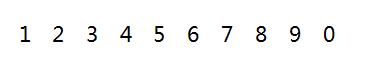
//> input picture images/td1.png, 367 x 62 px
$ ./140案例_识别0_9印刷体数字__Part2   (built with g++ and OpenCV 4)
//> lines starting //> are read from the running program, lines starting //| are printed output that depends on the picture; after the words box and inside, x2 and y2 are one past the last pixel; in counts of white or black regions, pixels touching at a corner belong together
#include <opencv2/opencv.hpp>
#include <iostream>

using namespace cv;
using namespace std;

vector<String> labels;
vector<vector<float>> text_features;
vector<float> extractFeatureData(Mat &txtImage);
float getWeightBlackNumber(Mat &data, float width, float height, float x, float y, float xstep, float ystep);
void train_data();
void test_data();
int predictDigit(vector<float> &vf);
int main(int argc, char** argv) {
	Mat src = imread("D:/images/td1.png");
//> src is the input picture: 62 rows x 367 cols, CV_8UC3; mean B, G, R 247.8, 247.8, 247.8
	if (src.empty()) {
		printf("could not load image...\n");
		return -1;
	}
	namedWindow("input image", WINDOW_AUTOSIZE);
	imshow("input image", src);

	// 训练
	train_data();

	// 测试
	test_data();

	waitKey(0);
	return 0;
}

void test_data() {
	Mat src1 = imread("D:/images/digit-02.png");
	imshow("input image", src1);

	Mat gray, binary;
	cvtColor(src1, gray, COLOR_BGR2GRAY);
	threshold(gray, binary, 0, 255, THRESH_BINARY_INV | THRESH_OTSU);

	vector<vector<Point>> contours;
	vector<Vec4i> hiearchy;
	findContours(binary.clone(), contours, hiearchy, RETR_EXTERNAL, CHAIN_APPROX_SIMPLE, Point());
	for (size_t t = 0; t < contours.size(); t++) {
		Rect rect = boundingRect(contours[t]);
		//Mat roi = binary(rect);
		//bitwise_not(roi, roi);
		Mat temp = binary(rect);
		vector<float> vf = extractFeatureData(temp);
		//vector<float> vf = extractFeatureData(binary(rect));
		int labelIndex = predictDigit(vf);
		printf("current digit is : %s\n", labels[labelIndex].c_str());
		if (labelIndex >= 0) {
			putText(src1, labels[labelIndex].c_str(), Point(rect.tl().x, rect.br().y + 15), FONT_HERSHEY_PLAIN, 1.0, Scalar(0, 0, 255), 1);
		}
		else {
			putText(src1, "U", Point(rect.br().x, rect.br().y + 10), FONT_HERSHEY_PLAIN, 1.0, Scalar(0, 0, 255), 1);
		}
	}
	imshow("识别结果", src1);
}

int predictDigit(vector<float> &vf) {
	float mindist = 100000000;
	int labelIndex = -1;
	for (int i = 0; i < text_features.size(); i++) {
		float dist = 0;
		vector<float> temp = text_features[i];
		for (int k = 0; k < vf.size(); k++) {
			float d = temp[k] - vf[k];
			dist += (d*d);
		}
		if (mindist > dist) {
			mindist = dist;
			labelIndex = i;
		}
	}
	return labelIndex;
}

void train_data() {
	Mat src1 = imread("D:/images/td1.png");
	Mat gray, binary;
	cvtColor(src1, gray, COLOR_BGR2GRAY);
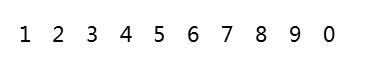
//> gray: 62 rows x 367 cols, CV_8UC1; min 0, max 255, mean 247.8
	threshold(gray, binary, 0, 255, THRESH_BINARY_INV | THRESH_OTSU);
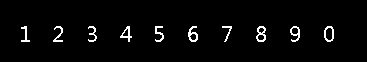
//> binary: 62 rows x 367 cols, CV_8UC1; 2.9% white in thin lines or dots, all inside (x1, y1, x2, y2) = (21, 26, 334, 42)
	vector<vector<Point>> contours;
	vector<Vec4i> hiearchy;
	findContours(binary.clone(), contours, hiearchy, RETR_EXTERNAL, CHAIN_APPROX_SIMPLE, Point());
//> contours = 10 contours; largest, box (x1, y1, x2, y2) and area: (324, 26, 334, 42) 117, (256, 26, 266, 42) 106, (188, 26, 198, 42) 82, (290, 26, 300, 42) 78, (120, 26, 132, 42) 70; hiearchy = 10 items, first 8: [1, -1, -1, -1], [2, 0, -1, -1], [3, 1, -1, -1], [4, 2, -1, -1], [5, 3, -1, -1], [6, 4, -1, -1], [7, 5, -1, -1], [8, 6, -1, -1]
	Mat result; //= Mat::zeros(src.size(), CV_8UC3);
	cvtColor(binary, result, COLOR_GRAY2BGR);
	vector<Rect> rects;
	for (size_t t = 0; t < contours.size(); t++) {
		Rect rect = boundingRect(contours[t]);
		rects.push_back(rect);
		rectangle(src1, rect, Scalar(0, 0, 255), 1);
	}
//> this loop made 10 passes
//> rect on passes 1 to 10: Rect(324, 26, 10, 16), Rect(290, 26, 10, 16), Rect(256, 26, 10, 16), Rect(222, 26, 10, 16), Rect(188, 26, 10, 16), Rect(155, 26, 9, 16), Rect(120, 26, 12, 16), Rect(88, 26, 9, 16), Rect(53, 26, 10, 16), Rect(21, 26, 9, 16)
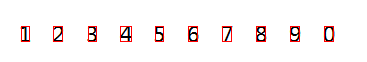
//> src1: 62 rows x 367 cols, CV_8UC3; 2.1% of pixels changed, all inside (x1, y1, x2, y2) = (21, 26, 334, 42)
	// sort
	for (int i = 0; i < rects.size() - 1; i++) {
		for (int j = i + 1; j < rects.size(); j++) {
			if (rects[i].x > rects[j].x) {
				Rect tmp = rects[j];
				rects[j] = rects[i];
				rects[i] = tmp;
			}
		}
	}
//> this loop made 9 passes
//> after the loop, rects = 10 Rects (x, y, width, height), first 8: [21, 26, 9, 16], [53, 26, 10, 16], [88, 26, 9, 16], [120, 26, 12, 16], [155, 26, 9, 16], [188, 26, 10, 16], [222, 26, 10, 16], [256, 26, 10, 16]

	for (size_t t = 0; t < rects.size(); t++) {
		//Mat roi = binary(rects[t]);
		//bitwise_not(roi, roi);
		Rect rect;
		Mat temp = binary(rect);
		vector<float> vf = extractFeatureData(temp);
		//vector<float> vf = extractFeatureData(binary(rects[t]));
		for (int i = 0; i < vf.size(); i++) {
			printf("Num. %d, vf = \n", t);
			printf("vf[%d]=%.4f\n", i, vf[i]);
		}
		printf("\n");
		text_features.push_back(vf);
		if (t == (rects.size() - 1))
			labels.push_back("0");
		else
			labels.push_back(format("%d", (t + 1)));
	}
//> this loop made 10 passes
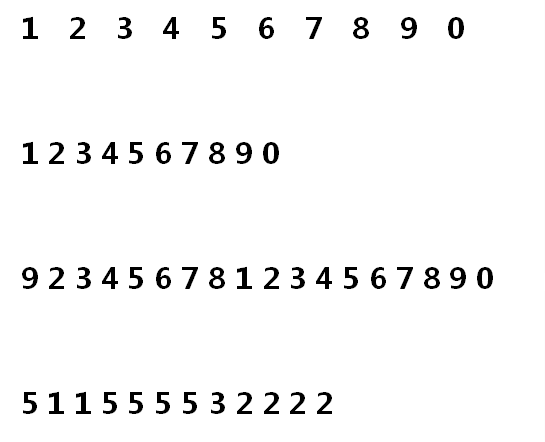
//> input picture Opencv_task121-140/photo/digit-02.png, 545 x 442 px
//> in test_data, src1 is the input picture: 442 rows x 545 cols, CV_8UC3; min 0, max 255, mean 246.5
//> in test_data, `threshold(gray, binary, 0, 255, THRESH_BINARY_INV | THRESH_OTSU);`:
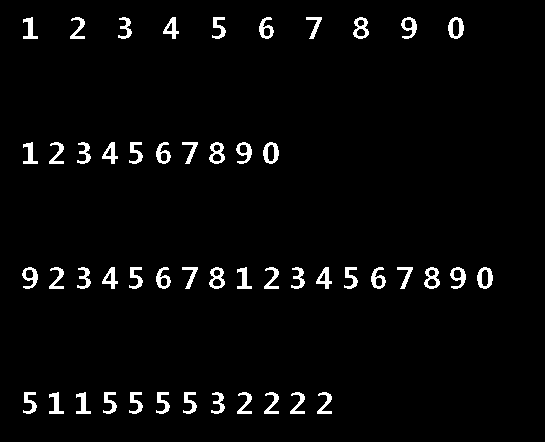
//> binary: 442 rows x 545 cols, CV_8UC1; 3.2% white; 50 white regions
//> in test_data, `findContours(binary.clone(), contours, hiearchy, RETR_EXTERNAL, CHAIN_..`: contours = 50 contours; largest, box (x1, y1, x2, y2) and area: (477, 267, 493, 289) 251, (263, 142, 279, 164) 251, (448, 17, 464, 39) 251, (424, 267, 440, 289) 229, (209, 267, 225, 289) 229; hiearchy = 50 items, first 8: [1, -1, -1, -1], [2, 0, -1, -1], [3, 1, -1, -1], [4, 2, -1, -1], [5, 3, -1, -1], [6, 4, -1, -1], [7, 5, -1, -1], [8, 6, -1, -1]
//> (the run ends here: the program crashes, at `printf("current digit is : %s\n", labels[labelIndex].c_str());`)
